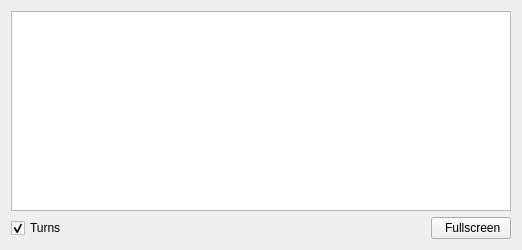
             <widget class="CContextFrame" name="CContextFrame_CaptureTab_rawBuf1">
              <property name="styleSheet">
               <string notr="true"/>
              </property>
              <layout class="QVBoxLayout" name="verticalLayout_6">
               <item>
                <widget class="CStaticPlot" name="CStaticPlot_Capture_rawBuf1">
                 <property name="minimumSize">
                  <size>
                   <width>500</width>
                   <height>200</height>
                  </size>
                 </property>
                 <property name="plotTitle" stdset="0">
                  <string notr="true">rawBuf1</string>
                 </property>
                 <property name="defaultYAxisSide" stdset="0">
                  <enum>StaticPlotWidget::Left</enum>
                 </property>
                 <property name="gridOrientation" stdset="0">
                  <enum>StaticPlotWidget::Both</enum>
                 </property>
                 <property name="layerIDs" stdset="0">
                  <stringlist/>
                 </property>
                 <property name="axisLabels" stdset="0">
                  <string>{&quot;right&quot;: &quot;amplitude&quot;, &quot;bottom&quot;: &quot;time (microseconds)&quot;, &quot;top&quot;: &quot;time (microseconds)&quot;, &quot;left&quot;: &quot;amplitude&quot;}</string>
                 </property>
                 <property name="axisRanges" stdset="0">
                  <string>{&quot;x&quot;: &quot;auto&quot;, &quot;y&quot;: &quot;auto&quot;}</string>
                 </property>
                 <property name="curves" stdset="0">
                  <stringlist/>
                 </property>
                </widget>
               </item>
               <item>
                <layout class="QHBoxLayout" name="horizontalLayout_CaptureTab_rawBuf1">
                 <item>
                  <widget class="QCheckBox" name="checkBox_turns_1">
                   <property name="text">
                    <string>Turns</string>
                   </property>
                   <property name="checked">
                    <bool>true</bool>
                   </property>
                  </widget>
                 </item>
                 <item>
                  <spacer name="horizontalSpacer_rawBuf1">
                   <property name="orientation">
                    <enum>Qt::Horizontal</enum>
                   </property>
                   <property name="sizeHint" stdset="0">
                    <size>
                     <width>40</width>
                     <height>20</height>
                    </size>
                   </property>
                  </spacer>
                 </item>
                 <item>
                  <widget class="CRelatedDisplayButton" name="CRelatedDisplayButton_rawBuf1">
                   <property name="text">
                    <string> Fullscreen</string>
                   </property>
                   <property name="icon">
                    <iconset>
                     <normaloff>../icons/fullscreen.png</normaloff>../icons/fullscreen.png</iconset>
                   </property>
                   <property name="filenames" stdset="0">
                    <stringlist>
                     <string>fullscreen_rawbuf1.py</string>
                    </stringlist>
                   </property>
                   <property name="titles" stdset="0">
                    <stringlist>
                     <string>rawBuf1 (Fullscreen)</string>
                    </stringlist>
                   </property>
                   <property name="openInNewWindow" stdset="0">
                    <bool>true</bool>
                   </property>
                  </widget>
                 </item>
                </layout>
               </item>
              </layout>
             </widget>
